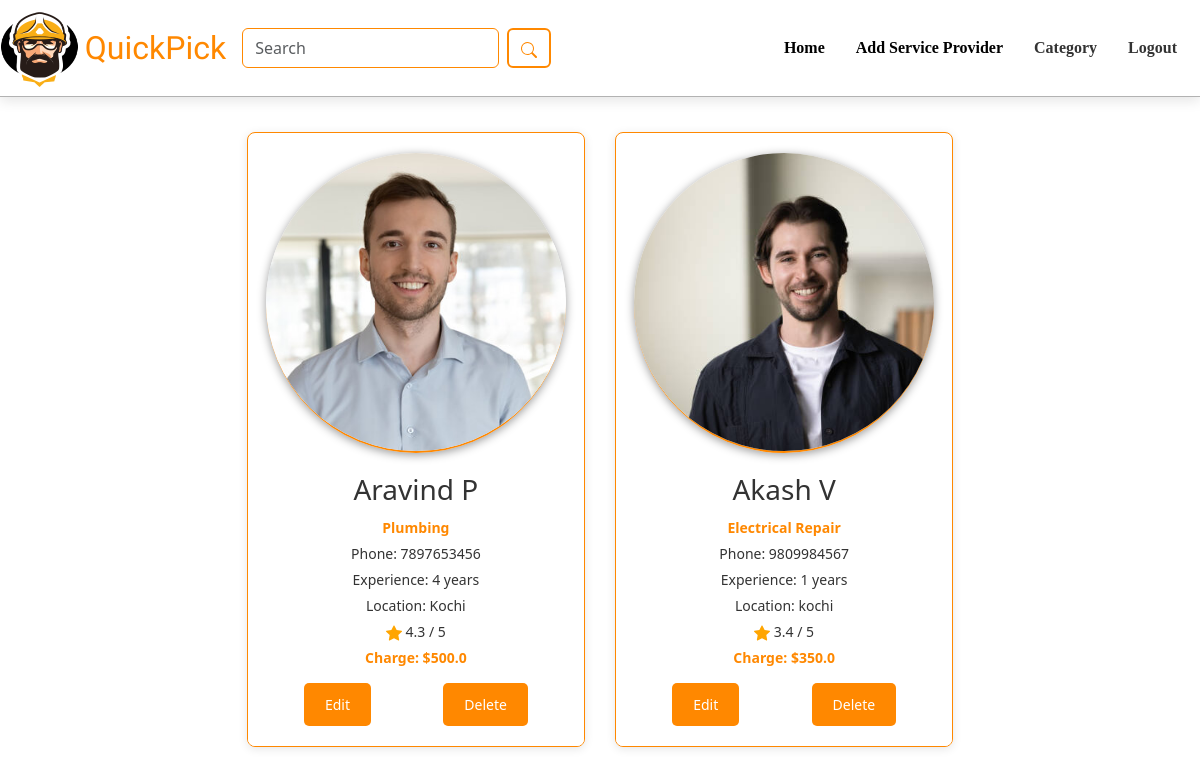
Page /admin_home on the earlier database version.
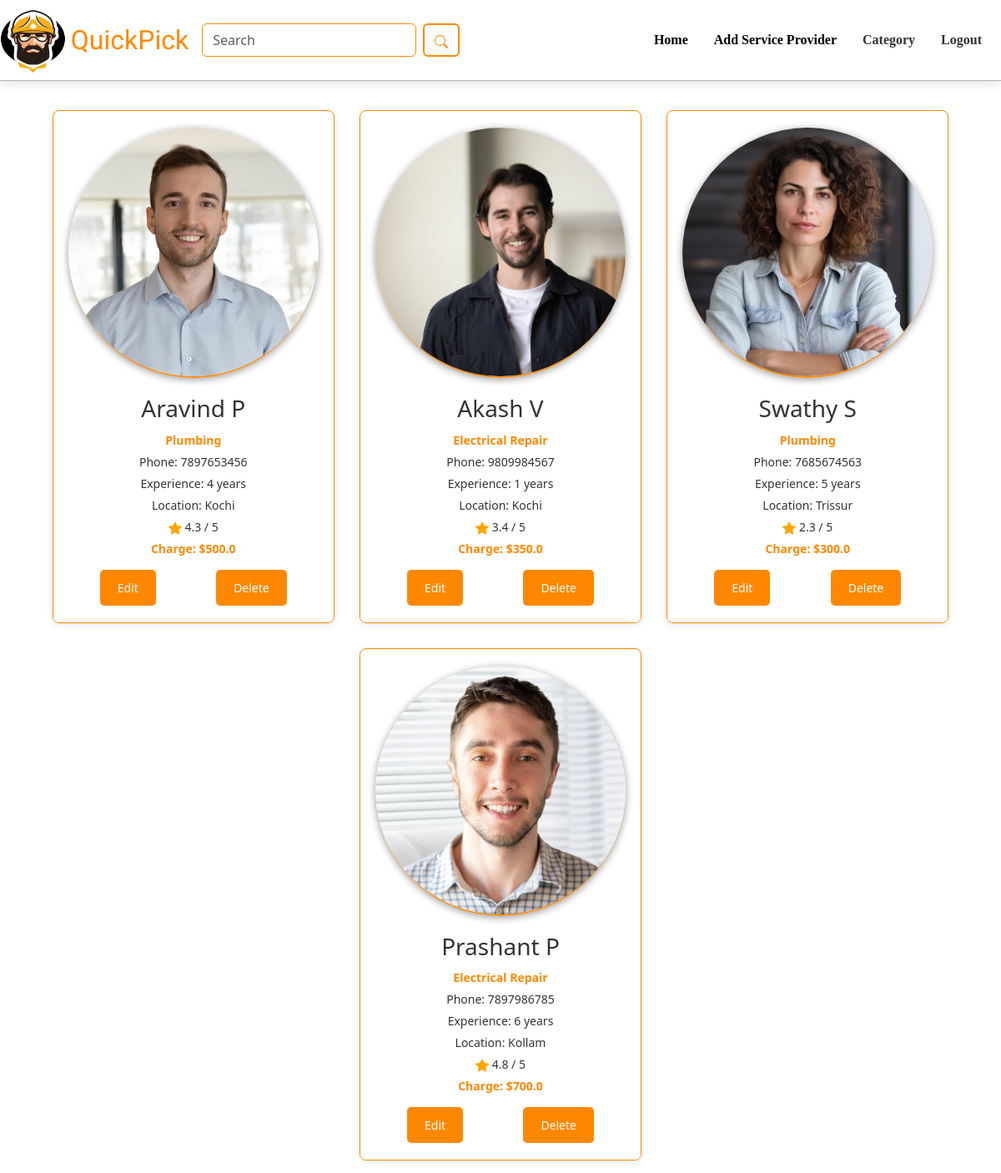
Same page on the later database version.
### app/models.py (models this page shows)
class ServiceProvider(models.Model):
    category = models.ForeignKey(Category, on_delete=models.CASCADE)
    profile = models.FileField()
    name = models.TextField()
    phone = models.IntegerField(unique=True)
    experience = models.IntegerField()
    availability = models.BooleanField(default=True)
    rating = models.FloatField(default=0.0)
    location = models.TextField()
    des = models.TextField()
    charge = models.FloatField()
    working_hours = models.TextField()

class Category(models.Model):
    category = models.TextField()
    img = models.FileField()

### app/views.py (the view)
# urls.py: path('admin_home',views.admin_home),
def admin_home(req):
    providers = ServiceProvider.objects.all()
    return render(req,'admin/home.html',{'providers':providers})

### templates/admin/home.html (shortened to what this page needs)
<!DOCTYPE html>
<html lang="en">
<head>
  {% load static %}
  <link rel="stylesheet" href="{% static 'css/home_style.css' %}">
  <link href="https://cdn.jsdelivr.net/npm/bootstrap@5.3.3/dist/css/bootstrap.min.css" rel="stylesheet">
</head>
<body>
  <nav class="navbar navbar-expand-lg">
    <img src="static/logo.png" alt="logo" width="80" height="80">
    <a class="navbar-brand" href="#">QuickPick</a>
    <div class="collapse navbar-collapse" id="navbarNav">
      <form class="d-flex ">
        <input class="form-control me-2" style="border-color: #ff8800;" type="search" placeholder="Search" aria-label="Search">
        <button class="btn btn-outline-success" type="submit"><svg xmlns="http://www.w3.org/2000/svg" width="16" height="16" fill="currentColor" class="bi bi-search" viewBox="0 0 16 16">
          <path d="M11.742 10.344a6.5 6.5 0 1 0-1.397 1.398h-.001q.044.06.098.115l3.85 3.85a1 1 0 0 0 1.415-1.414l-3.85-3.85a1 1 0 0 0-.115-.1zM12 6.5a5.5 5.5 0 1 1-11 0 5.5 5.5 0 0 1 11 0"/>
        </svg></button>
      </form>
      <ul class="navbar-nav ms-auto">
        <li class="nav-item">
          <a class="nav-link active" href="#">Home</a>
        </li>
        <li class="nav-item">
          <a class="nav-link active" href="add_pro">Add Service Provider</a>
        </li>
        <li class="nav-item">
          <a class="nav-link" href="view_category">Category</a>
        </li>
        <li class="nav-item">
          <a class="nav-link" href="logout">Logout</a>
        </li>
      </ul>
    </div>
  </nav>
  <div class="container">
    {% if providers %}
        {% for provider in providers %}
            <div class="provider-card">
                <img src="{{ provider.profile.url }}" alt="{{ provider.name }}">
                <div class="provider-card-content">
                    <h3>{{ provider.name }}</h3>
                    <p class="category">{{ provider.category.category }}</p>
                    <p>Phone: {{ provider.phone }}</p>
                    <p>Experience: {{ provider.experience }} years</p>
                    <p>Location: {{ provider.location }}</p>
                    <p> {{ provider.rating }} / 5</p>
                    <p class="charge">Charge: ${{ provider.charge }}</p>
                    <div class="btn-container">
                        <a href="edit_pro/{{provider.id}}" class="btn">Edit</a>
                        <a href="delete_pro/{{provider.id}}" class="btn">Delete</a>
                    </div>
                </div>
            </div>
        {% endfor %}
    {% else %}
        <p style="text-align: center; width: 100%; font-size: 18px;">No providers available at the moment.</p>
    {% endif %}
</div>
</body>
</html>

### static/css/home_style.css (style rules this page uses)
.navbar { background-color: #fff; box-shadow: 0 4px 12px rgba(0, 0, 0, 0.1); padding: 15px 20px; transition: all 0.3s ease; border-bottom: 1px solid rgba(0, 0, 0, 0.301); margin-bottom:20px; }
.navbar-brand { font-size: 2rem !important; font-family: "Sigmar", serif; font-weight: 400; font-style: normal; color: #ff8800 !important; transition: all 0.3s ease; margin-left: 0.4vw; }
.navbar-nav .nav-item .nav-link { font-size: 1rem; color: #333; margin-right: 15px; transition: all 0.3s ease; font-family: "Dancing Script", serif; font-optical-sizing: auto; font-weight: 700; font-style: normal; }
.form-control { border-radius: 8px; border: 1px solid #ccc; padding: 8px; transition: all 0.3s ease; }
.btn-outline-success { border: 2px solid #ff8800 !important; color: #ff8800 !important; transition: all 0.3s ease; }
body { font-family: 'Arial', sans-serif; background-color: #f5f5f5; color: #333; margin: 0; padding: 0; }
.container { width: 90%; margin: 0 auto; display: flex; flex-wrap: wrap; justify-content: center; }
.provider-card { background-color: #fff; box-shadow: 0 2px 10px rgba(0, 0, 0, 0.1); border-radius: 8px; overflow: hidden; margin: 15px; width: calc(33% - 30px); transition: transform 0.3s ease; text-align: center; border: 1px solid #ff8800; }
.provider-card img { width: 300px ; height: 300px; border-radius: 50% !important; object-fit: cover; border-bottom: 2px solid #ff8800; margin-top: 20px; box-shadow: 0 2px 10px rgba(0, 0, 0, 0.404); }
.provider-card-content { padding: 20px; background-color: #fff; color: #333; }
.provider-card-content h3 { color: #333; margin: 0 0 10px; }
.provider-card-content p { margin: 5px 0; font-size: 14px; }
.provider-card-content .category { font-weight: bold; color: #ff8800; }
.provider-card-content .charge { font-weight: bold; color: #ff8800; }
.provider-card-content .btn-container { display: flex; justify-content: space-around; margin-top: 15px; }
.provider-card-content .btn { padding: 10px 20px; border-radius: 5px; font-size: 14px; text-decoration: none; color: white; background-color: #ff8800; transition: background-color 0.3s ease; }

Differences in the rows shown:
changed ServiceProvider "Akash V": location "kochi" → "Kochi"
added ServiceProvider: profile (picture), name "Swathy S", category.category "Plumbing", phone "7685674563", experience "5", location "Trissur", rating "2.3", charge "300.0"
added ServiceProvider: profile (picture), name "Prashant P", category.category "Electrical Repair", phone "7897986785", experience "6", location "Kollam", rating "4.8", charge "700.0"
